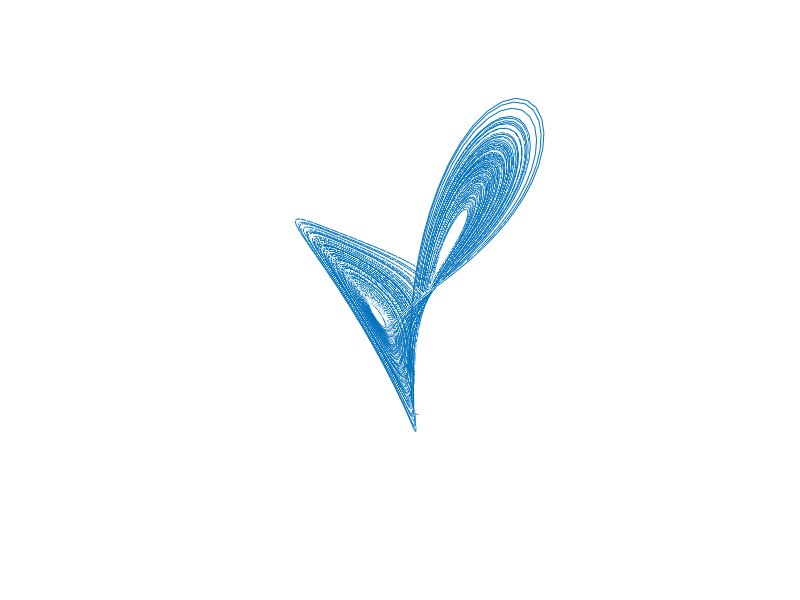

MATLAB code for this plot:
% Lorenz attractor (Matlab/Octave)

% \dot x = \sigma (y - x)
% \dot y = x (\rho - z) - y
% \dot z = xy - \beta z

clear
close all
format

% Parameters
sigma = 10;
beta  = 8/3;
rho   = 28;

% Initial conditions
x0 = [1, 1, 1];

f = @(t, x) [sigma * (x(2) - x(1))     ; ...
             x(1) * (rho - x(3)) - x(2); ...
             x(1) * x(2) - beta * x(3)];

t_span = [0:0.01:200];

[t, x] = ode45(f, t_span, x0);

plot3(x(:, 1), x(:, 2), x(:, 3));
axis off
